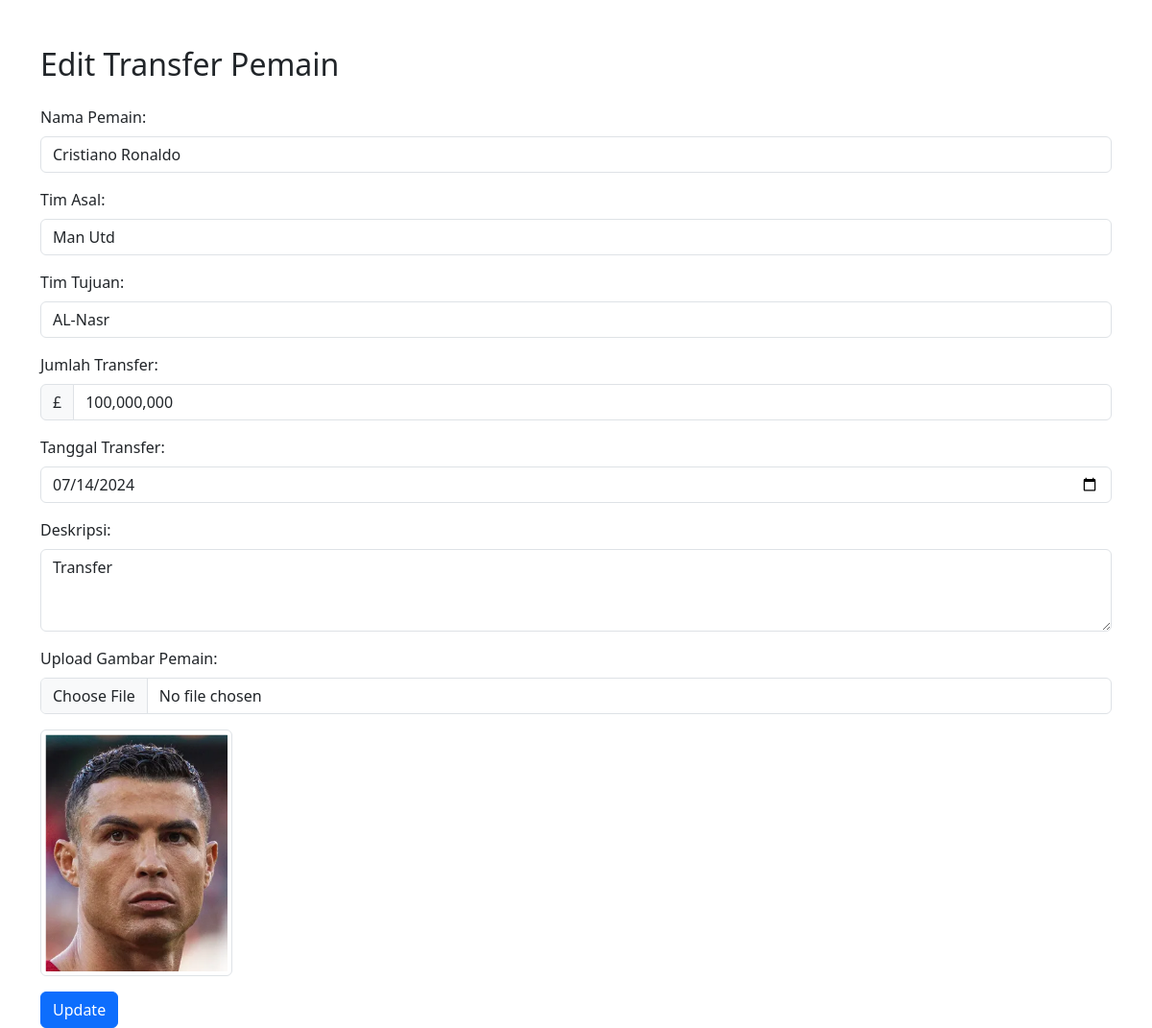
The app's page /UAS_Pemweb/admin/edit_transfer.php?id=17 (signed in) with its own data.
### tables this page shows
CREATE TABLE `transfer` (
  `transfer_id` int(11) NOT NULL,
  `nama_pemain` varchar(100) NOT NULL,
  `tim_asal` varchar(100) NOT NULL,
  `tim_tujuan` varchar(100) NOT NULL,
  `jumlah_transfer` decimal(10,2) NOT NULL,
  `tanggal_transfer` date NOT NULL,
  `deskripsi` text DEFAULT NULL,
  `gambar_pemain` varchar(255) DEFAULT NULL
);

### UAS_Pemweb/admin/edit_transfer.php (the view, shortened to what this page needs)
<?php
include "config.php";
if (isset($_GET['id'])) {
    $transfer_id = $_GET['id'];
    $sql = "SELECT * FROM transfer WHERE transfer_id = '$transfer_id'";
    $result = mysqli_query($config, $sql);
    if (mysqli_num_rows($result) == 1) {
        $row = mysqli_fetch_assoc($result);
    } else {
        header("Location: transfer.php");
        exit();
    }
} else {
    header("Location: transfer.php");
    exit();
}
?>
<!DOCTYPE html>
<html lang="en">
<head>
    <link rel="stylesheet" href="style.css">
    <link href="https://cdn.jsdelivr.net/npm/bootstrap@5.3.3/dist/css/bootstrap.min.css" rel="stylesheet">
</head>
<body>
    <div class="container mt-5">
        <h2 class="mb-4">Edit Transfer Pemain</h2>
        <form action="<?php echo htmlspecialchars($_SERVER["PHP_SELF"]) . '?id=' . $transfer_id; ?>" method="POST" enctype="multipart/form-data">
            <div class="mb-3">
                <label for="nama_pemain" class="form-label">Nama Pemain:</label>
                <input type="text" class="form-control" id="nama_pemain" name="nama_pemain" value="<?php echo $row['nama_pemain']; ?>" required>
            </div>
            <div class="mb-3">
                <label for="tim_asal" class="form-label">Tim Asal:</label>
                <input type="text" class="form-control" id="tim_asal" name="tim_asal" value="<?php echo $row['tim_asal']; ?>" required>
            </div>
            <div class="mb-3">
                <label for="tim_tujuan" class="form-label">Tim Tujuan:</label>
                <input type="text" class="form-control" id="tim_tujuan" name="tim_tujuan" value="<?php echo $row['tim_tujuan']; ?>" required>
            </div>
            <div class="mb-3">
                <label for="jumlah_transfer" class="form-label">Jumlah Transfer:</label>
                <div class="input-group">
                    <span class="input-group-text">£</span>
                    <input type="text" class="form-control" id="jumlah_transfer" name="jumlah_transfer" value="<?php echo number_format($row['jumlah_transfer']); ?>" required>
                </div>
            </div>
            <div class="mb-3">
                <label for="tanggal_transfer" class="form-label">Tanggal Transfer:</label>
                <input type="date" class="form-control" id="tanggal_transfer" name="tanggal_transfer" value="<?php echo $row['tanggal_transfer']; ?>" required>
            </div>
            <div class="mb-3">
                <label for="deskripsi" class="form-label">Deskripsi:</label>
                <textarea class="form-control" id="deskripsi" name="deskripsi" rows="3" required><?php echo $row['deskripsi']; ?></textarea>
            </div>
            <div class="mb-3">
                <label for="gambar_pemain" class="form-label">Upload Gambar Pemain:</label>
                <input type="file" class="form-control" id="gambar_pemain" name="gambar_pemain" accept="image/*">
                <img src="<?php echo $row['gambar_pemain']; ?>" alt="Gambar Pemain" class="img-thumbnail mt-3" width="200">
            </div>
            <button type="submit" class="btn btn-primary">Update</button>
        </form>
    </div>
</body>
</html>

### UAS_Pemweb/style.css (style rules this page uses)
body { background-color: white !important; font-family: 'Oswald', sans-serif; }

### records on screen
transfer: nama_pemain "Cristiano Ronaldo", tim_asal "Man Utd", tim_tujuan "AL-Nasr", jumlah_transfer "100,000,000", tanggal_transfer "07/14/2024", deskripsi "Transfer", gambar_pemain (picture)
